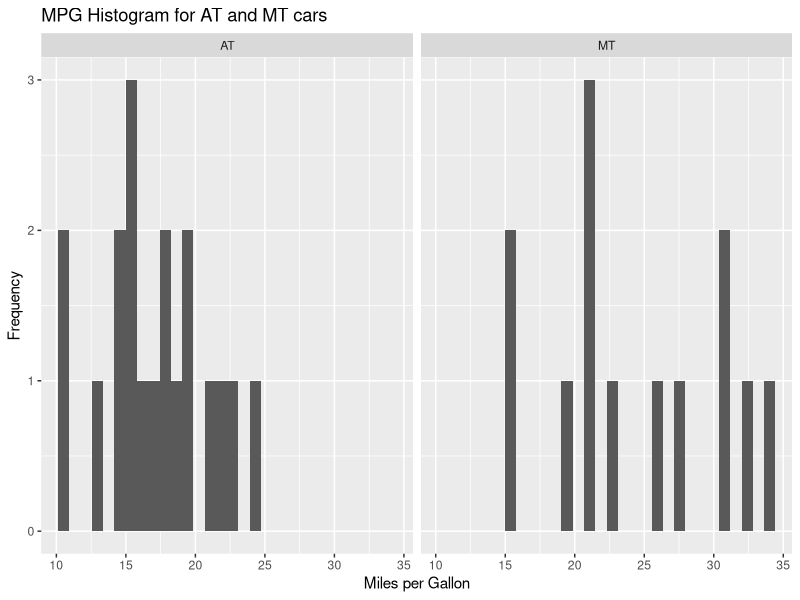
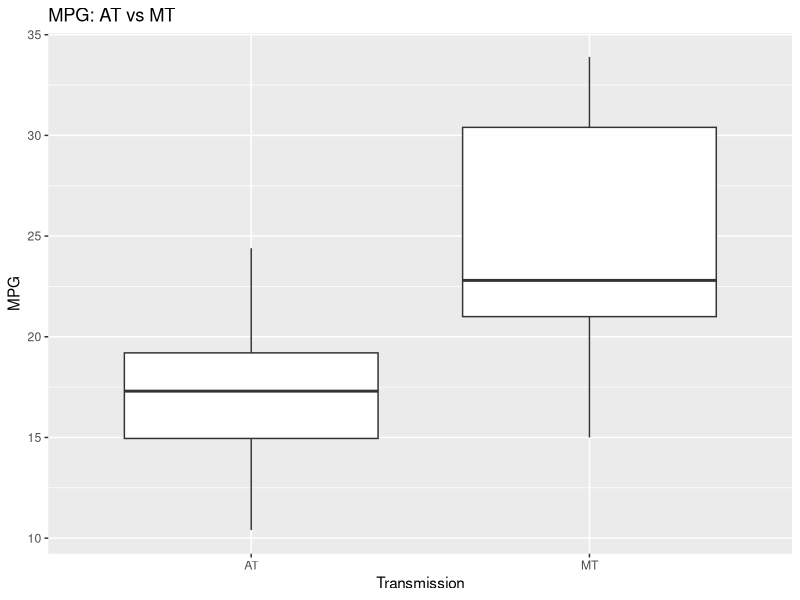
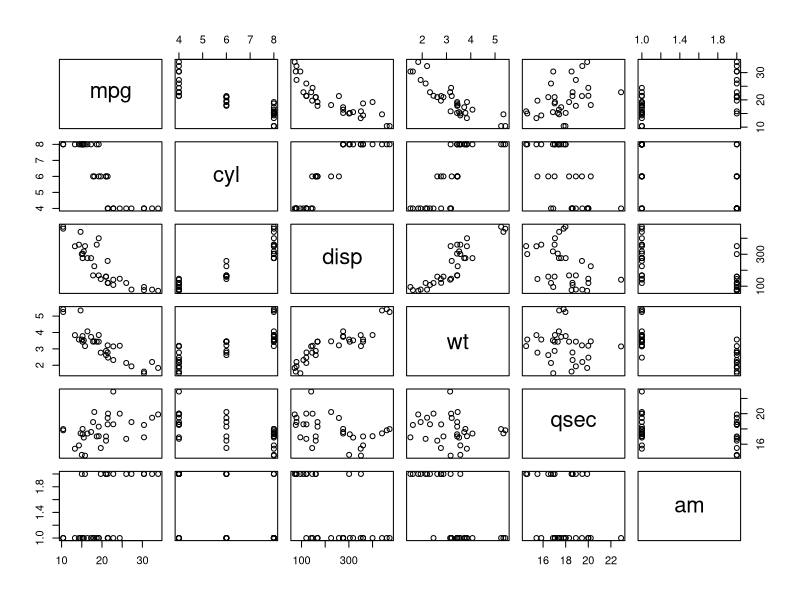
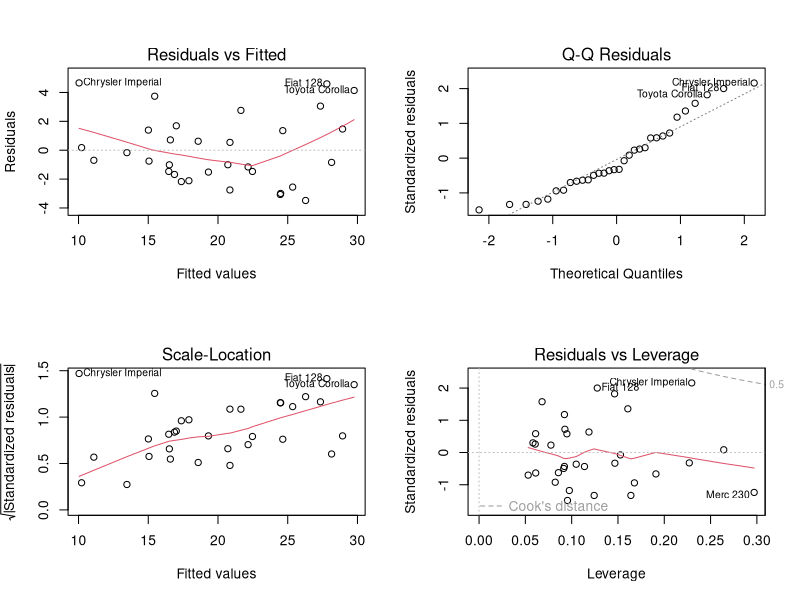

Generate these figures, in order, with R:
## ---- chunk 1
knitr::opts_chunk$set(echo = TRUE)
## ---- chunk 2
setwd("c:/Test")
library(ggplot2)
library(dplyr)
## ---- chunk 3
data(mtcars)
str(mtcars)
## ---- chunk 4
mtcars$am<-as.factor(mtcars$am)
levels(mtcars$am)<-c("AT", "MT")
## ---- chunk 5
aggregate(mpg~am, data=mtcars, mean)
atData<-mtcars[mtcars$am == "AT",]
mtData<-mtcars[mtcars$am == "MT",]
t.test(atData$mpg, mtData$mpg)
## ---- chunk 6
ggplot(data = mtcars, aes(mpg)) + geom_histogram() + facet_grid(.~am) + labs(x = "Miles per Gallon", y = "Frequency", title = "MPG Histogram for AT and MT cars")
## ---- chunk 7
ggplot(data = mtcars, aes(am,mpg)) + geom_boxplot() + labs(x= "Transmission", y = "MPG", title = "MPG: AT vs MT")
## ---- chunk 8
corr <- select(mtcars, mpg,cyl,disp,wt,qsec, am)
pairs(corr)
## ---- chunk 9
fit_1 <-lm(mpg~am, data = mtcars)
summary(fit_1)
## ---- chunk 10
fit_2 = step(lm(data = mtcars, mpg ~ .),trace=0,steps=10000)
summary(fit_2)
## ---- chunk 11
fit_step<-lm(mpg~ am + wt + qsec, data = mtcars)
anova(fit_1, fit_step)
## ---- chunk 12
par(mfrow = c(2,2))
plot(fit_2)
